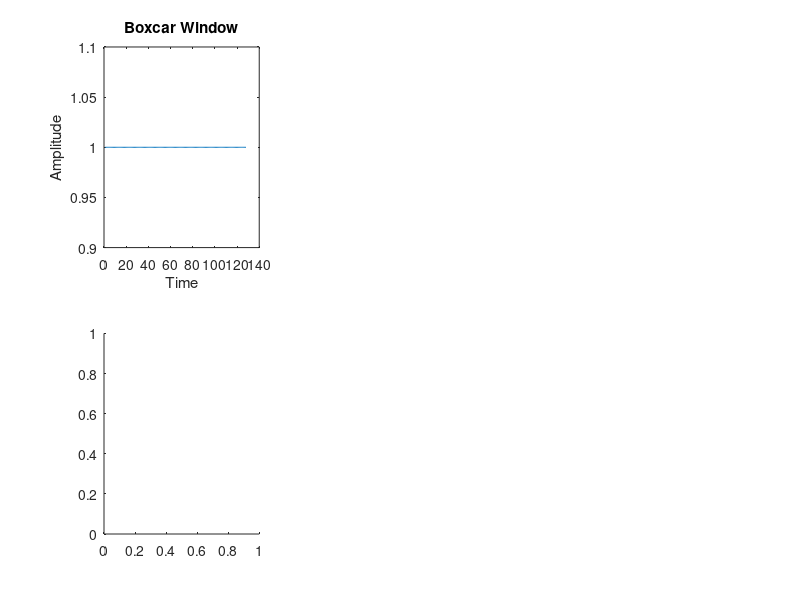

Write MATLAB code to recreate this figure. (Note: this script raises an error after producing the figure.)
window_length = 128;
zpf = 8;

w1 = boxcar(window_length)';
subplot(2, 3, 1);
plot(w1);
title('Boxcar Window');
xlabel('Time');
ylabel('Amplitude');
w1_padded = [w1 zeros(1, window_length * (zpf - 1))];
subplot(2, 3, 4);
plotspec(w1_padded);

w1 = bartlett(window_length)';
subplot(2, 3, 2);
plot(w1);
title('Bartlett Window');
xlabel('Time');
ylabel('Amplitude');
w1_padded = [w1 zeros(1, window_length * (zpf - 1))];
subplot(2, 3, 5);
plotspec(w1_padded);

w1 = hann(window_length)';
subplot(2, 3, 3);
plot(w1);
title('Hanning Window');
xlabel('Time');
ylabel('Amplitude');
w1_padded = [w1 zeros(1, window_length * (zpf - 1))];
subplot(2, 3, 6);
plotspec(w1_padded);

% best to worst
% peak magnitude: boxcar, bartlett, hanning
% main lobe width: boxcar, bartlett, hanning
% relative height of first sidelobe: hanning, bartlett, boxcar
% falloff rate: hanning, bartlett, boxcar

% main lobe width affects frequency resolution, and boxcar is best at that
% because it takes the greatest amount of the original signal into
% consideration.

% higher sidelobes or a slower falloff rate means there will be increased
% spectral leakage from discontinuities introduced at the edge of the
% sampled region. The Hanning window has the best falloff and lowest
% sidelobes because it smooths out the discontinuities most dramatically.